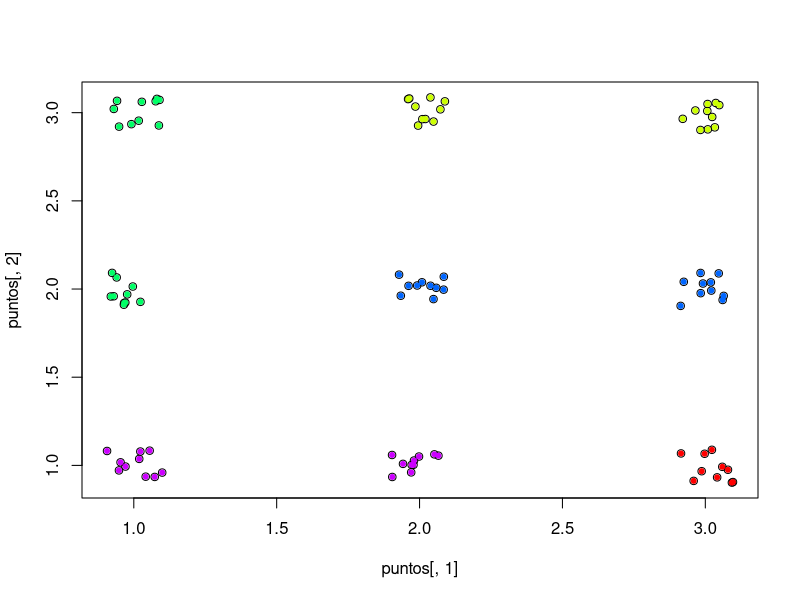

Here is the R script that generated this plot: (Note: this script raises an error after producing the figure.)
#TO DO
#VER COMO IMPLEMENTAR LA FUNCION SAMPLE EN C!

#///////////////
#CONFIGURACIONES
#///////////////

#---------------------------
#Configuraciones del dataset
#---------------------------
dim_red = 3; #los puntos en la red no son reales, son solo los lugares alrededor de los cuales se van a armar los clusters
puntos_por_cluster = 10;
parametro_de_red = 1;
ancho_del_cluster = 0.1; #lo que mide el cluster en x
alto_del_cluster = 0.1; #lo que mide el cluster en y

#---------------------
#Configuraciones de AG
#---------------------
poblacion = 20;
pm = 0.1; #probabilidad de mutacion
pc = 0.3; #probabilidad de single-point crossover
pp = 3; #Cromosomas a seleccionar aleatoreamente en cada busqueda de padres
k_max = 12; #Maxima cantidad de clusters a buscar
alfa = 0.1; #Amplitud de mutacion de valores de activacion
epsilon = 0.3; #Amplitud de mutacion de centroides
soluciones_de_elite = 4; #Las mejores soluciones pasan sin alteraciones a la proxima generacion
generaciones = 500;
corridas = 1;


#////////////////////
#CARGADO DE LIBRERIAS
#////////////////////


#///////////////////////
#COMIENZAN LAS FUNCIONES
#///////////////////////

#------------------
#Funcion de fitness
#------------------
calcular_fitness <- function(cromosoma, promedio, k_max, puntos){

	#Va a usar como funcion de fitness el indice Calinski-Harabasz 
	#Guarda la distancia de cada punto a su correspondiente cluster
	distancias = matrix(0, ncol=1, nrow=nrow(puntos));

	#Cuantos clusters hay habilitados
	clusters = 0;
	for(i in 1:k_max){
		#Si el valor de activacion es mayor a 0.5 (i.e. esta activado) busca los puntos que pertenecen a ese cluster		
		if(cromosoma[i] >= 0.5) clusters = clusters + 1;
	}
	
	#Si solo hay un cluster, devuelve 0
	if(clusters < 2) return (0);

	#Asigna primero cada punto a un cluster por proximidad
	for(punto in 1:nrow(puntos)){
		
		#Inicializa la distancia al cluster al que pertenece (inf = no pertenece a ninguno)		
		distancia_a_k = Inf;
		for(i in 1:k_max){
			#Si el valor de activacion es mayor a 0.5 (i.e. esta activado) busca los puntos que pertenecen a ese cluster		
			if(cromosoma[i] >= 0.5){
				#Si la distancia a este centroide es la mas chica, se lo asigno al centroide
				distancia_a_i = (puntos[punto, 1] - cromosoma[(k_max + (2*i - 1))])^2 + (puntos[punto, 2] - cromosoma[(k_max + (2*i))])^2
				if(distancia_a_i < distancia_a_k) {
					distancia_a_k = distancia_a_i;
				}
			}		
			distancias[punto] = distancia_a_k; #La distancia cuadriatica del punto al cluster que pertenece
		
		}
	}
	#Suma todas las distancias intra-clusters
	distancia_intra_cluster = sum(distancias);
		
	#Teniendo todo solo resta calcular el indice CH
	ch = (((promedio - distancia_intra_cluster)/distancia_intra_cluster)*(nrow(puntos)-clusters)/(clusters-1));
	return (ch);
}

#-------------------
#Funcion de mutacion
#-------------------
mutar <- function(cromosoma, pm, k_max, alfa, epsilon, valores_limite){
	
	#Muta primero los valores de activacion
	mascara = sample(0:1, k_max, replace=TRUE, c((1-pm),pm));
	for(i in 1:k_max){
		if(mascara[i]){
	
			#muta
			nuevo_va = cromosoma[i] + runif(min=-alfa, max=alfa, 1);
			if(nuevo_va > 1){			
				cromosoma[i] = 1;
			}else if(nuevo_va < 0){
				cromosoma[i] = 0;
			}else{
				cromosoma[i] = nuevo_va;
			}
		}
		
	}

	#Muta ahora los valores de los centroides
	mascara = sample(0:1, k_max, replace=TRUE, c((1-pm),pm));
	t = c(0,0);
	t[1] = epsilon*(valores_limite[1,2] - valores_limite[1,1]); #Amplitud de la mutacion en x
	t[2] = epsilon*(valores_limite[2,2] - valores_limite[2,1]); #Amplitud de la mutacion en y
	for(i in 1:k_max){
		if(mascara[i]){
	
			#muta
			nuevo_x = cromosoma[(k_max+(2*i - 1))] + runif(min=-t[1], max=t[1], 1);
			nuevo_y = cromosoma[(k_max+(2*i))] + runif(min=-t[2], max=t[2], 1);
			if(nuevo_x > valores_limite[1,2]){			
				cromosoma[(k_max+(2*i - 1))] = valores_limite[1,2];
			}else if(nuevo_x < valores_limite[1,1]){
				cromosoma[(k_max+(2*i - 1))] = valores_limite[1,1];
			}else{
				cromosoma[(k_max+(2*i - 1))] = nuevo_x;
			}

			if(nuevo_y > valores_limite[2,2]){			
				cromosoma[(k_max+(2*i))] = valores_limite[2,2];
			}else if(nuevo_y < valores_limite[2,1]){
				cromosoma[(k_max+(2*i))] = valores_limite[2,1];
			}else{
				cromosoma[(k_max+(2*i))] = nuevo_y;
			}

		}
		
	}
	return (cromosoma);
}

#--------------------
#Funcion de crossover
#--------------------
cruzar <- function(cromosomas_padres, pc, k_max){
	#Creamos los hijos
	cromosomas_hijos = cromosomas_padres; 

	#Hace crossover entre dos cromosomas con probabilidad pc para cada elemento
	mascara = sample(0:1, k_max, replace=TRUE, c((1-pc),pc));
	for(i in 1:k_max){
		if(mascara[i]){
	
			#intercambiamos los locus
			cromosomas_hijos[1, (k_max+(2*i - 1)):(k_max+(2*i))] = cromosomas_padres[2, (k_max+(2*i - 1)):(k_max+(2*i))];
			cromosomas_hijos[2, (k_max+(2*i - 1)):(k_max+(2*i))] = cromosomas_padres[1, (k_max+(2*i - 1)):(k_max+(2*i))];
		}
		
	}
	return (cromosomas_hijos);
}

#-----------------------------------------------------
#Funcion que elige una pareja en funcion de su fitness
#-----------------------------------------------------
elegir_pareja <- function(fitness, pp){

	#Toma pp soluciones aleatoreas y nos quedamos con las dos de mejor fitness	
	cromosomas <- sample(1:length(fitness), pp, replace=FALSE);
	pareja = c(0,0);
	pareja[1] = cromosomas[which.max(fitness[cromosomas])];
	fitness = fitness[-pareja[1]];
	pareja[2] = cromosomas[which.max(fitness[cromosomas])];	
	return (pareja);
	
}

#---------------------------------------
#Funcion para generar el dataset inicial
#---------------------------------------
generar_dataset <- function(dim_red, puntos_por_cluster, parametro_de_red, ancho_del_clustero, alto_del_cluster){
	#genero la red equiespaciada
	a <- seq(1, dim_red*parametro_de_red, parametro_de_red);
	red <- matrix(data=a, nrow=dim_red^2, ncol=2);
	red[, 1] <- rep(a, each=dim_red);

	#genero los puntos de datos alrededor de la red
	puntos_en_la_red <- dim_red^2;
	total_de_puntos <- puntos_en_la_red * puntos_por_cluster;

	#Genero los puntos de los clusters
	puntos <- matrix(0, nrow=total_de_puntos, ncol=2);
	puntos[, 1] <- runif(total_de_puntos, -ancho_del_cluster, ancho_del_cluster) + rep(red[, 1], each=puntos_por_cluster);
	puntos[, 2] <- runif(total_de_puntos, -alto_del_cluster, alto_del_cluster) + rep(red[, 2], each=puntos_por_cluster);
	return (list(puntos, red));
}
#-------------------------------------------------------------
#Funcion para pasar de la representacion acga a la de clusters
#-------------------------------------------------------------
acga_a_cluster <- function(cromosoma, k_max, puntos){

	#Incializa la tira que representa la solucion en el formato de clusters
	tira = rep(0, nrow(puntos));

	#Si el valor de activacion es mayor a 0.5 (i.e. esta activado) busca los puntos que pertenecen a ese cluster		
	k_activos = which(cromosoma[1:k_max] >= 0.5);
	#Asigna cada punto a un cluster por proximidad
	for(punto in 1:nrow(puntos)){
		
		#Inicializa la distancia al cluster al que pertenece (inf = no pertenece a ninguno)		
		distancia_a_k = Inf;
		k = 0; #El cluster al que va a pertenecer
		for(i in k_activos){
			#Si la distancia a este centroide es la mas chica, se lo asigno al centroide
			distancia_a_i = (puntos[punto, 1] - cromosoma[(k_max + (2*i - 1))])^2 + (puntos[punto, 2] - cromosoma[(k_max + (2*i))])^2
			if(distancia_a_i < distancia_a_k) {
				distancia_a_k = distancia_a_i;
				k = i;
			}
		}
		#Asigna el punto al cluster mas cercano
		tira[punto] = k; 
	}
	#Ordena la lista para que no queden agujeros entre los clusters (el 111133335555 tiene que ser 111122223333)
	k_actual = 1
	for(i in k_activos){
		elementos_a_modificar = which(tira == i);
		if(length(elementos_a_modificar)){
			tira[elementos_a_modificar] = k_actual;
			k_actual = k_actual + 1;
		}
	}
	return (tira);
}

#////////////////////
#COMIENZA EL PROGRAMA
#////////////////////

#Genera el dataset
dataset <- generar_dataset(dim_red, puntos_por_cluster, parametro_de_red, ancho_del_clustero, alto_del_cluster);
puntos  = dataset[[1]];
red 	= dataset[[2]];

#Trae los valores maximos y minimos para cada dimension de los puntos
valores_limite = matrix(0, ncol=2, nrow=2);
valores_limite[1,1] = min(puntos[, 1]); #[1,1] es el minimo en x
valores_limite[1,2] = max(puntos[, 1]); #[1,2] es el maximo en x
valores_limite[2,1] = min(puntos[, 2]); #[2,1] es el minimo en y
valores_limite[2,2] = max(puntos[, 2]); #[2,2] es el maximo en y

#Matriz en blanco que va a guardar los cromosomas de la poblacion nueva despues de cada corrida
#Cada cromosoma es una tira ordenada de k_max valores de activacion + 2k_max de la informacion de cada centroide
cromosomas_nuevos = matrix(0, ncol=(3*k_max), nrow=poblacion);

#Matriz que guarda el fitness de cada cromosoma
fitness = matrix(0, ncol=1, nrow=poblacion);

#Cantidad de cruzas por iteracion			
cruzas = c(1: as.integer(poblacion/2));

#Para el fitness de los cromosomas vamos a necesitar el promedio 
#de la distancia de los puntos al centroide. Calculamos esto una sola vez.
centroide = t(c(mean(puntos[, 1]), mean(puntos[, 2])));
promedio = sum((puntos[, 1]-centroide[1])^2+(puntos[, 2]-centroide[2])^2);

#Registro de fitness
registro_de_fitness = matrix(0, ncol=1, nrow=generaciones);

#Fitness objetivo es el mejor fitness que se puede lograr, la solucion es cromsoma_objetivo
cromosoma_objetivo = matrix(c(rep(0.5, dim_red^2), rep(0, (k_max-dim_red^2))), nrow=1);
for(i in 1:dim_red^2){
	cromosoma_objetivo = cbind(cromosoma_objetivo, t(red[i, ]));
}
for(i in (dim_red^2+1):k_max){
	cromosoma_objetivo = cbind(cromosoma_objetivo, t(c(0,0)));
}
fitness_objetivo = calcular_fitness(cromosoma_objetivo, promedio, k_max, puntos);

#Arranca el reloj para medir el tiempo de ejecucion
comienzo_de_reloj <- proc.time()

#Comienzan las corridas
for(corrida in 1:corridas){

	#Genera los cromosomas al azar de la corrida. Primero los valores de activacion
	cromosomas = matrix(runif(k_max*poblacion), ncol=k_max);
	#Revisa que haya al menos dos con más de 0.5
	for(i in 1:poblacion){
		
		#Si no hay dos con mas de 0.5 elige dos posiciones al azar y le pone dos numeros mayores a 0.5
		if(length(which(cromosomas[i, ] > 0.5) < 2)){
			va_a_cambiar = sample(1:k_max, 2, replace=FALSE);
			cromosomas[i, va_a_cambiar[1]] = runif(1, min=0.5);
			cromosomas[i, va_a_cambiar[2]] = runif(1, min=0.5);
		}
	}
	#Ahora genera los centroides. Los genera dentro de los rangos maximos y minimos de los valores limite
	centroides = matrix(0, ncol=(2*k_max), nrow=poblacion);
	for(i in 1:poblacion){
		for(j in 1:k_max){
			centroides[i, (2*j - 1)] = runif(1, min=valores_limite[1,1], max=valores_limite[1,2]);
			centroides[i, (2*j)] = runif(1, min=valores_limite[2,1], max=valores_limite[2,2]);
		}
	}
	cromosomas = cbind(cromosomas, centroides);

	#Generacionando
	for(generacion in 1:generaciones){

		#Calcula el fitness de los cromosomas
		for(cromosoma in 1:poblacion){
			fitness[cromosoma] = calcular_fitness(cromosomas[cromosoma, ], promedio, k_max, puntos);
		}		

		registro_de_fitness[generacion] = mean(fitness);
		
		if(generacion%%1 == 0){
                        ibestf<-which.max(fitness);
                        #nn <- apply(cromosomas,1,function(x){ return(length(unique(x)))})
			cat(paste("generacion:",generacion,"- fitness mean:sd:max:optimo", 
				  signif(mean(fitness),2),
				  signif(sd(fitness),2),
			          signif(fitness[ibestf],2),
				  signif(fitness_objetivo, 2),
				  "\n"))
			#cat(paste("               - N mean:sd:max",
			#          mean(nn),sd(nn),nn[ibestf],"\n\n"))
		}

		if(generacion == 10){
			cat(paste("Tiempo estimado de ejecucion: ",((proc.time() - comienzo_de_reloj)[1]/10*generaciones),"\n"));
		}

		#Las soluciones con mejor fitness pasan inalteradas
		indice_mejores_soluciones = sort(fitness, index.return=TRUE)$ix[length(fitness):(length(fitness)-soluciones_de_elite + 1)];
		mejores_soluciones = cromosomas[indice_mejores_soluciones, ];

		#Cruza los cromosomas de acuerdo a su fitness. Cuanto mas fitness mas probabilidad de cruza. 
		#Elige poblacion/2 parejas

		pareja_actual = 1; #Indice de la nueva pareja en cada cruza, es interno a este bucle
		for(cruza in cruzas){
			#Elige la pareja a cruzar
			pareja = elegir_pareja(fitness, pp);
			#La cruza y genera dos hijos
			hijos = cruzar(cromosomas[pareja, ], pc, k_max);
			#Asigna a la nueva poblacion los dos hijos
			cromosomas_nuevos[pareja_actual, ] = hijos[1, ];
			cromosomas_nuevos[pareja_actual+1, ] = hijos[2, ];
			#Agrega dos al indice de nuevas parejas
			pareja_actual = pareja_actual + 2;
		}
	
		#Asignamos la nueva poblacion como la poblacion actual
		cromosomas = cromosomas_nuevos;
		
		#Mutamos los nuevos cromosomas
		for(cromosoma in 1:poblacion){
			cromosomas[cromosoma, ] = mutar(cromosomas[cromosoma, ], pm, k_max, alfa, epsilon, valores_limite);
		
		}
		
		#Descartamos los cambios a las soluciones de elite
		cromosomas[indice_mejores_soluciones, ] = mejores_soluciones;		
	
	}
	
}
#Imprime lo que tardo en ejecutar el algoritmo
print(proc.time() - comienzo_de_reloj);

#Muestra los mejores fitness
graphics.off();
soluciones_buenas = which(fitness == max(fitness));
#ibestf<-soluciones_buenas[which(apply(cromosomas[soluciones_buenas, ], 1, function(x,k_maximo){length(which(x[1:k_maximo] >= 0.5))}, k_maximo=k_max) == (dim_red^2))[1]]
ibestf<-soluciones_buenas[1];
mejor_solucion = acga_a_cluster(cromosomas[ibestf, ], k_max, puntos);
plot(puntos[,1],puntos[,2]);
points(puntos[,1],puntos[,2],col=rainbow(length(unique(mejor_solucion)))[mejor_solucion],pch=20);
dev.new();
plot(silhouette(mejor_solucion, dist(puntos)));
dev.new()
plot(registro_de_fitness);

